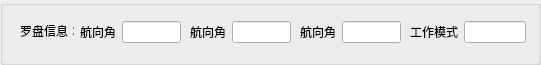
  <widget class="QGroupBox" name="groupBox_2">
   <property name="geometry">
    <rect>
     <x>330</x>
     <y>25</y>
     <width>541</width>
     <height>65</height>
    </rect>
   </property>
   <property name="title">
    <string/>
   </property>
   <widget class="QLabel" name="label">
    <property name="geometry">
     <rect>
      <x>20</x>
      <y>25</y>
      <width>54</width>
      <height>12</height>
     </rect>
    </property>
    <property name="text">
     <string>罗盘信息：</string>
    </property>
   </widget>
   <widget class="QWidget" name="layoutWidget">
    <property name="geometry">
     <rect>
      <x>190</x>
      <y>20</y>
      <width>101</width>
      <height>24</height>
     </rect>
    </property>
    <layout class="QHBoxLayout" name="horizontalLayout_2">
     <item>
      <widget class="QLabel" name="label_3">
       <property name="text">
        <string>航向角</string>
       </property>
      </widget>
     </item>
     <item>
      <widget class="QLineEdit" name="lineEdit_2"/>
     </item>
    </layout>
   </widget>
   <widget class="QWidget" name="layoutWidget_2">
    <property name="geometry">
     <rect>
      <x>300</x>
      <y>20</y>
      <width>101</width>
      <height>24</height>
     </rect>
    </property>
    <layout class="QHBoxLayout" name="horizontalLayout_3">
     <item>
      <widget class="QLabel" name="label_4">
       <property name="text">
        <string>航向角</string>
       </property>
      </widget>
     </item>
     <item>
      <widget class="QLineEdit" name="lineEdit_3"/>
     </item>
    </layout>
   </widget>
   <widget class="QWidget" name="layoutWidget_3">
    <property name="geometry">
     <rect>
      <x>410</x>
      <y>20</y>
      <width>116</width>
      <height>24</height>
     </rect>
    </property>
    <layout class="QHBoxLayout" name="horizontalLayout_4">
     <item>
      <widget class="QLabel" name="label_5">
       <property name="text">
        <string>工作模式</string>
       </property>
      </widget>
     </item>
     <item>
      <widget class="QLineEdit" name="lineEdit_4">
       <property name="minimumSize">
        <size>
         <width>60</width>
         <height>0</height>
        </size>
       </property>
      </widget>
     </item>
    </layout>
   </widget>
   <widget class="QWidget" name="">
    <property name="geometry">
     <rect>
      <x>80</x>
      <y>20</y>
      <width>101</width>
      <height>24</height>
     </rect>
    </property>
    <layout class="QHBoxLayout" name="horizontalLayout">
     <item>
      <widget class="QLabel" name="label_2">
       <property name="text">
        <string>航向角</string>
       </property>
      </widget>
     </item>
     <item>
      <widget class="QLineEdit" name="lineEdit"/>
     </item>
    </layout>
   </widget>
  </widget>
